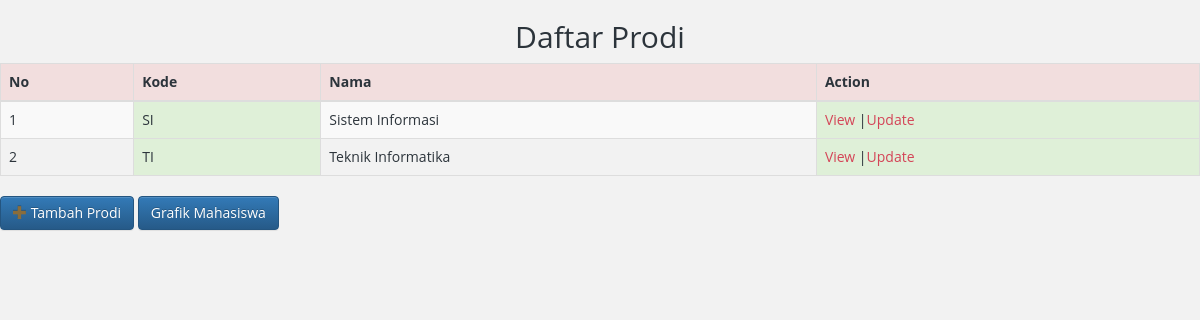
Page /indexprodi.php on the committed database.
### tables this page shows
CREATE TABLE `prodi` (
  `id` int(11) NOT NULL,
  `kode` varchar(3) DEFAULT NULL,
  `nama` varchar(45) DEFAULT NULL
);

### db/dbkoneksi.php (called while the page is built)
<?php
    class DBKoneksi{
        private $dbhost = 'localhost';
        private $dbuser = 'root';
        private $dbpass = 'bl@ck_ole27';
        private $dbname = 'tugasAkhir';
        private $opsi = [
            PDO::ATTR_ERRMODE => PDO::ERRMODE_EXCEPTION,
            PDO::ATTR_DEFAULT_FETCH_MODE => PDO::FETCH_ASSOC,
        ];
        private $koneksi = null;
        public function __construct()
        {
            $dsn = "mysql:host=".$this->dbhost.";dbname=".$this->dbname;
            try{
                $this->koneksi = new PDO($dsn,
                    $this->dbuser,$this->dbpass,
                    $this->opsi);
            }catch(PDOException $e){
                echo $e->getMessage();
            }
        }
        public function getKoneksi()
        {
            return $this->koneksi;
        }
    }
?>

### db/DAO.php (called while the page is built, shortened)
<?php
require_once "dbkoneksi.php";
class DAO
{
    protected $tableName = "";
    protected $koneksi = null ;
    public function __construct($nama_table)
    {
        $this->tableName= $nama_table;
        $database = new DBKoneksi();
        $this->koneksi = $database->getKoneksi();
    }
    public function getAll(){
        $sql = "SELECT * FROM " . $this->tableName;
        $ps = $this->koneksi->prepare($sql);
        $ps->execute();
        return $ps->fetchAll();
    }
}

### indexprodi.php (the view, shortened to what this page needs)
<?php
    include_once 'top.php';
    $obj = new prodi();
    $rows = $obj->getAll();
    ?>
    <h2 align="center" id="portfolio">Daftar Prodi</h2>
    <table id="prodi" class="table table-striped table-bordered">
        <thead>
        <tr class="danger">
            <th>No</th><th>Kode</th><th>Nama</th><th>Action</th>
        </tr>
        </thead>
        <tbody>
        <?php
        $nomor = 1;
        foreach($rows as $row){
            echo '<tr><td>'.$nomor.'</td>';
            echo '<td class="success">'.$row['kode'].'</td>';
            echo '<td>'.$row['nama'].'</td>';
            echo '<td class="success"><a href="view_prodi.php?id='.$row['id']. '">View</a> |';
            echo '<a href="form_prodi.php?id='.$row['id']. '">Update</a></td>';
            echo '</tr>';
            $nomor++;
        }
        ?>
        </tbody>
    </table>
    <div class="panel-header" class="col-md-3" align="left">
        <a class="btn icon-btn btn-primary" href="form_prodi.php">
        <span class="glyphicon btn-glyphicon glyphicon-plus img-
        circle text-warning"></span>
        Tambah Prodi
        </a>
        <a class="btn icon-btn btn-primary" href="grafik_prodi.php">
        <span class="glyphicon btn-glyphicon  img-circle text-warning"></span>Grafik Mahasiswa</a>
</div>

### css/hero-slider.css (style rules this page uses)
*, *::after, *::before { -webkit-box-sizing: border-box; -moz-box-sizing: border-box; box-sizing: border-box; }
html { font-size: 62.5%; }
a { color: #d44457; text-decoration: none; }

### css/tooplate-style.css (style rules this page uses)
* { margin: 0; padding: 0; font-family: 'Open Sans', arial, sans-serif; }
#portfolio { text-align: center; }

### rows in the picture
prodi: kode "SI", nama "Sistem Informasi"
prodi: kode "TI", nama "Teknik Informatika"
